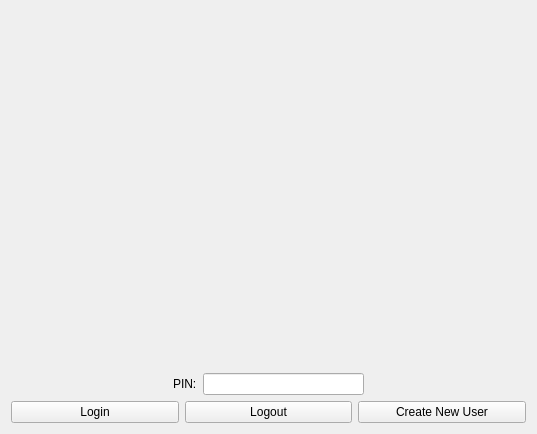
<?xml version="1.0" encoding="UTF-8"?>
<ui version="4.0">
 <class>LockScreen</class>
 <widget class="QWidget" name="LockScreen">
  <property name="geometry">
   <rect>
    <x>0</x>
    <y>0</y>
    <width>537</width>
    <height>434</height>
   </rect>
  </property>
  <property name="windowTitle">
   <string>Form</string>
  </property>
  <layout class="QGridLayout" name="gridLayout">
   <item row="1" column="0">
    <layout class="QVBoxLayout" name="verticalLayout">
     <item>
      <layout class="QHBoxLayout" name="horizontalLayout">
       <item>
        <spacer name="horizontalSpacer">
         <property name="orientation">
          <enum>Qt::Horizontal</enum>
         </property>
         <property name="sizeHint" stdset="0">
          <size>
           <width>50</width>
           <height>20</height>
          </size>
         </property>
        </spacer>
       </item>
       <item>
        <widget class="QLabel" name="pinLabel">
         <property name="text">
          <string>PIN:</string>
         </property>
        </widget>
       </item>
       <item>
        <widget class="QLineEdit" name="pinEdit">
         <property name="sizePolicy">
          <sizepolicy hsizetype="Expanding" vsizetype="Fixed">
           <horstretch>0</horstretch>
           <verstretch>0</verstretch>
          </sizepolicy>
         </property>
         <property name="maxLength">
          <number>4</number>
         </property>
         <property name="echoMode">
          <enum>QLineEdit::Password</enum>
         </property>
        </widget>
       </item>
       <item>
        <spacer name="horizontalSpacer_2">
         <property name="orientation">
          <enum>Qt::Horizontal</enum>
         </property>
         <property name="sizeHint" stdset="0">
          <size>
           <width>50</width>
           <height>20</height>
          </size>
         </property>
        </spacer>
       </item>
      </layout>
     </item>
     <item>
      <layout class="QHBoxLayout" name="horizontalLayout_2">
       <item>
        <widget class="QPushButton" name="loginButton">
         <property name="text">
          <string>Login</string>
         </property>
        </widget>
       </item>
       <item>
        <widget class="QPushButton" name="logoutButton">
         <property name="text">
          <string>Logout</string>
         </property>
        </widget>
       </item>
       <item>
        <widget class="QPushButton" name="newUserButton">
         <property name="text">
          <string>Create New User</string>
         </property>
        </widget>
       </item>
      </layout>
     </item>
    </layout>
   </item>
   <item row="0" column="0">
    <spacer name="verticalSpacer">
     <property name="orientation">
      <enum>Qt::Vertical</enum>
     </property>
     <property name="sizeHint" stdset="0">
      <size>
       <width>20</width>
       <height>40</height>
      </size>
     </property>
    </spacer>
   </item>
  </layout>
 </widget>
 <resources/>
 <connections/>
</ui>
